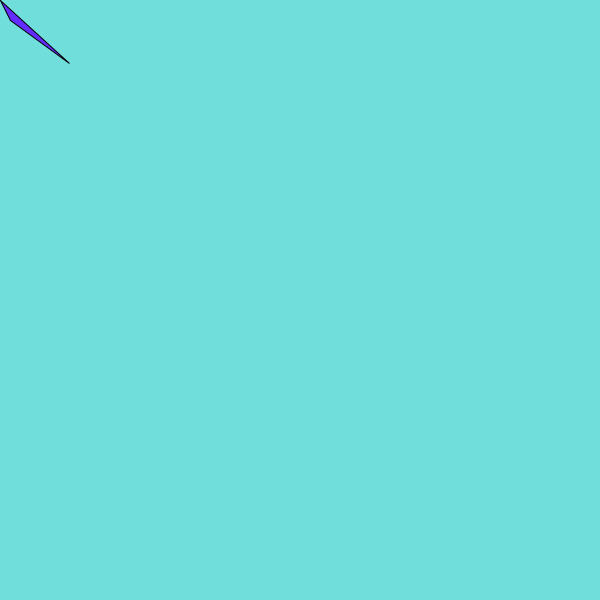
Frame 1 (no input)
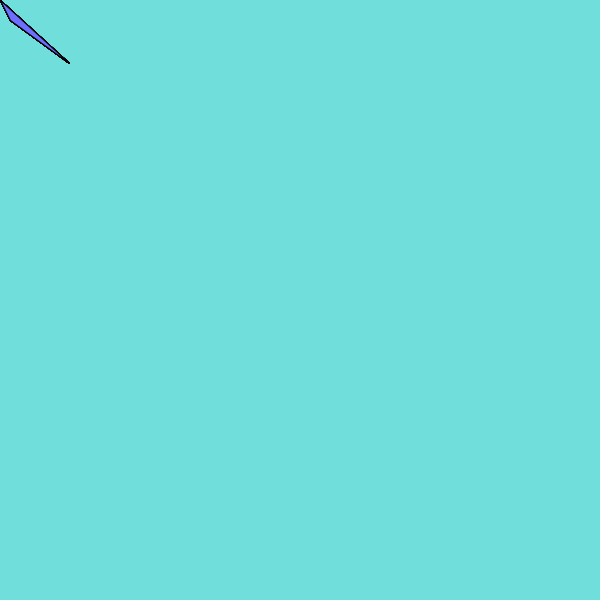
Frame 60 (the mouse pressed at the canvas centre just before this capture)
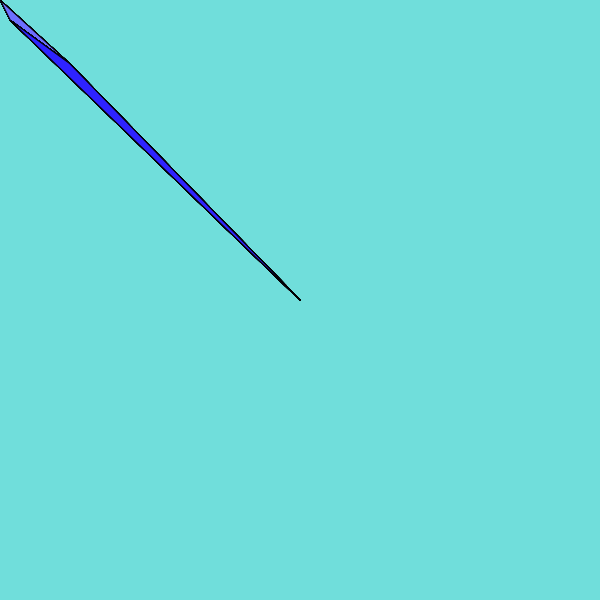
Frame 120 (the mouse held since frame 60 and released just before this capture)

The Processing sketch that drew these frames (run headless with seeded random() and noise(); from frame 60 on, the mouse is pressed at the canvas centre):

// Processing sketch: processing_133938
// ── processing_133938.pde

int aumenta=0;
void setup(){
size(600,600);
background(112,222,219);
float relleno;
 
}
void draw(){ 
fill(random(156),random(175),255);
quad(mouseX, mouseY, 10, 20, 69, 63, mouseX,mouseY);
}
